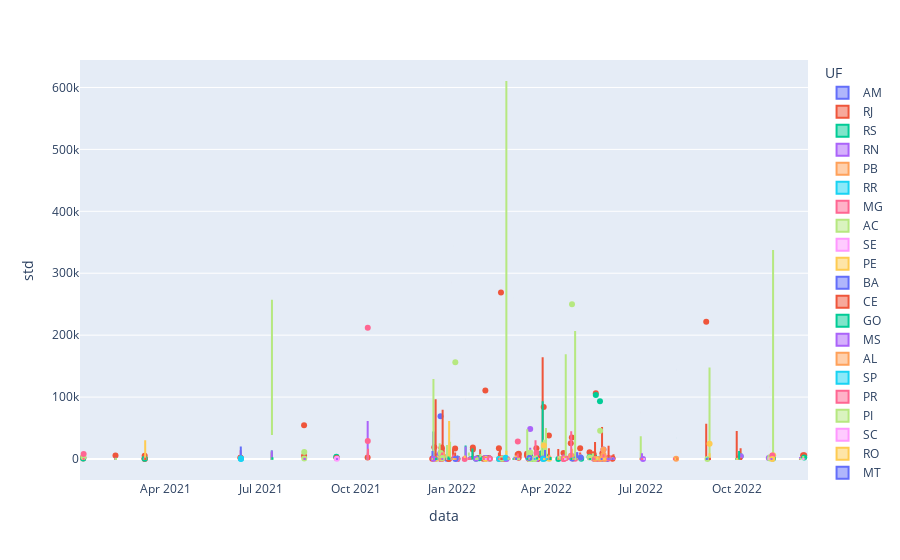

Source (notebook cell):
### Markdown cell above
`Recorte para remoção dos serviços, por possuírem dificl parâmetro para comparação`

### Code cell
fig = px.box(range1,x='data',y='std',hover_name='Descrição',color='UF')
fig.show()
